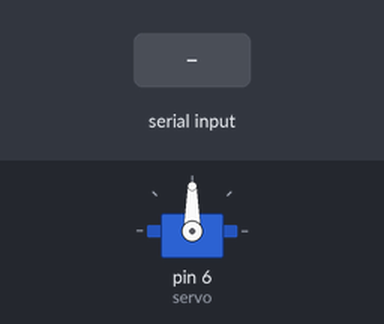
Bench run of a sketch on a simulated Arduino Uno, built with avr-gcc and run on an emulated ATmega328P. Shown: servo. Inputs (shaded band) come from the test bench. What the sketch prints to the serial monitor is not drawn.

Above: at 1.2 s.
1.3 s: "1" received over Serial
At 1.9 s:
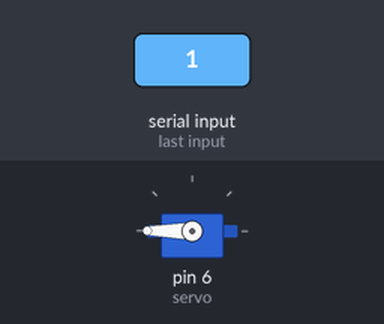
2.8 s: "2" received over Serial
At 3.1 s:
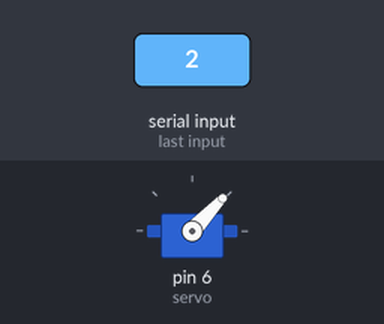
4.3 s: "4" received over Serial
At 5.4 s:
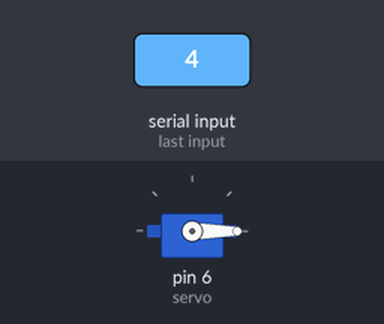
Timing chart, 0 to 7.3 s (numbered marks = the images above; inputs shaded):
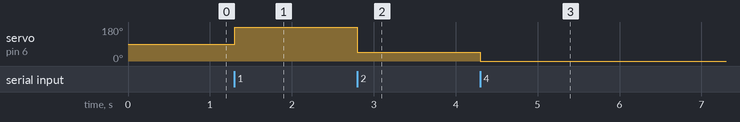

The sketch:

Servo_serial.ino
```cpp
#include "Servo.h"

Servo servo;  // servo

void setup() {
  servo.attach(6);     //encaixa o servo no pino 6
  Serial.begin(9600);
  Serial.write("Digite as opções: '1', '2', '3' ou '4'");
}

void loop() {
  // put your main code here, to run repeatedly:
  char opcao = Serial.read();
  switch (opcao)
  {
    case '1': servo.write(200); break;
    case '2': servo.write(47); break;
    case '3': servo.write(85); break;
    case '4': servo.write(0); break;
  }
}
```

Measured:
- after the input at 1.3 s, servo on pin 6 (servo): 90° → 180° at once
- after the input at 2.8 s, servo on pin 6 (servo): 180° → 47° at once
- after the input at 4.3 s, servo on pin 6 (servo): 47° → 0° at once
